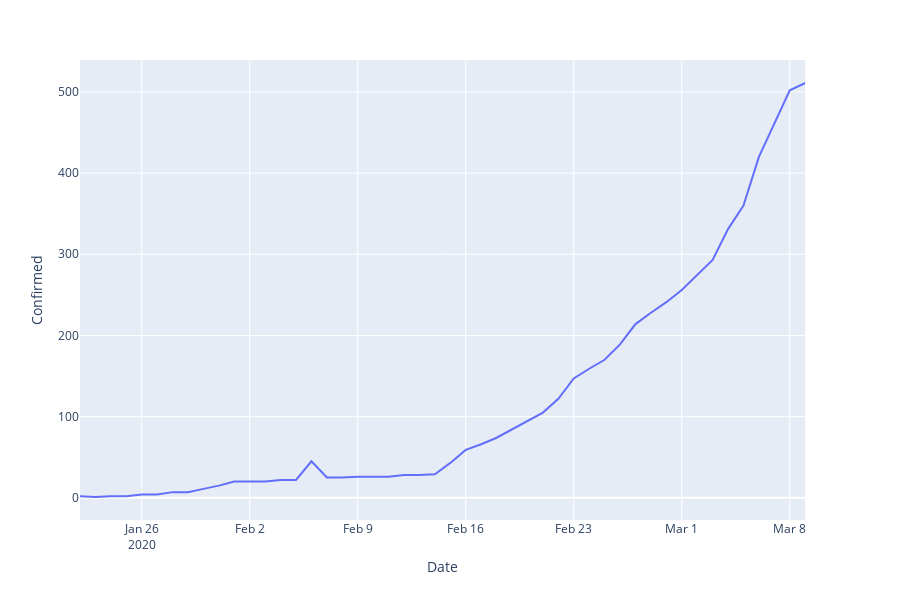

Notebook source saved alongside this figure:
### Code cell
fig = px.line(japan,  x='Date', y='Confirmed')
fig

### Figure 1 — Plotly figure (JSON) as saved in the notebook; plotly's stock layout.template omitted (floating-point values rounded to 4 significant figures)
{"data": [{"hoverlabel": {"namelength": 0}, "hovertemplate": "Date=%{x}<br>Confirmed=%{y}", "legendgroup": "", "line": {"color": "#636efa", "dash": "solid"}, "mode": "lines", "name": "", "showlegend": false, "type": "scatter", "x": ["2020-01-22T00:00:00", "2020-01-23T00:00:00", "2020-01-24T00:00:00", "2020-01-25T00:00:00", "2020-01-26T00:00:00", "2020-01-27T00:00:00", "2020-01-28T00:00:00", "2020-01-29T00:00:00", "2020-01-30T00:00:00", "2020-01-31T00:00:00", "2020-02-01T00:00:00", "2020-02-02T00:00:00", "2020-02-03T00:00:00", "2020-02-04T00:00:00", "2020-02-05T00:00:00", "2020-02-06T00:00:00", "2020-02-07T00:00:00", "2020-02-08T00:00:00", "2020-02-09T00:00:00", "2020-02-10T00:00:00", "2020-02-11T00:00:00", "2020-02-12T00:00:00", "2020-02-13T00:00:00", "2020-02-14T00:00:00", "2020-02-15T00:00:00", "2020-02-16T00:00:00", "2020-02-17T00:00:00", "2020-02-18T00:00:00", "2020-02-19T00:00:00", "2020-02-20T00:00:00", "2020-02-21T00:00:00", "2020-02-22T00:00:00", "2020-02-23T00:00:00", "2020-02-24T00:00:00", "2020-02-25T00:00:00", "2020-02-26T00:00:00", "2020-02-27T00:00:00", "2020-02-28T00:00:00", "2020-02-29T00:00:00", "2020-03-01T00:00:00", "2020-03-02T00:00:00", "2020-03-03T00:00:00", "2020-03-04T00:00:00", "2020-03-05T00:00:00", "2020-03-06T00:00:00", "2020-03-07T00:00:00", "2020-03-08T00:00:00", "2020-03-09T00:00:00"], "xaxis": "x", "y": [2, 1, 2, 2, 4, 4, 7, 7, 11, 15, 20, 20, 20, 22, 22, 45, 25, 25, 26, 26, 26, 28, 28, 29, 43, 59, 66, 74, 84, 94, 105, 122, 147, 159, 170, 189, 214, 228, 241, 256, 274, 293, 331, 360, 420, 461, 502, 511], "yaxis": "y"}], "layout": {"height": 600, "legend": {"tracegroupgap": 0}, "margin": {"t": 60}, "xaxis": {"anchor": "y", "domain": [0, 0.98], "title": {"text": "Date"}}, "yaxis": {"anchor": "x", "domain": [0, 1], "title": {"text": "Confirmed"}}}}
